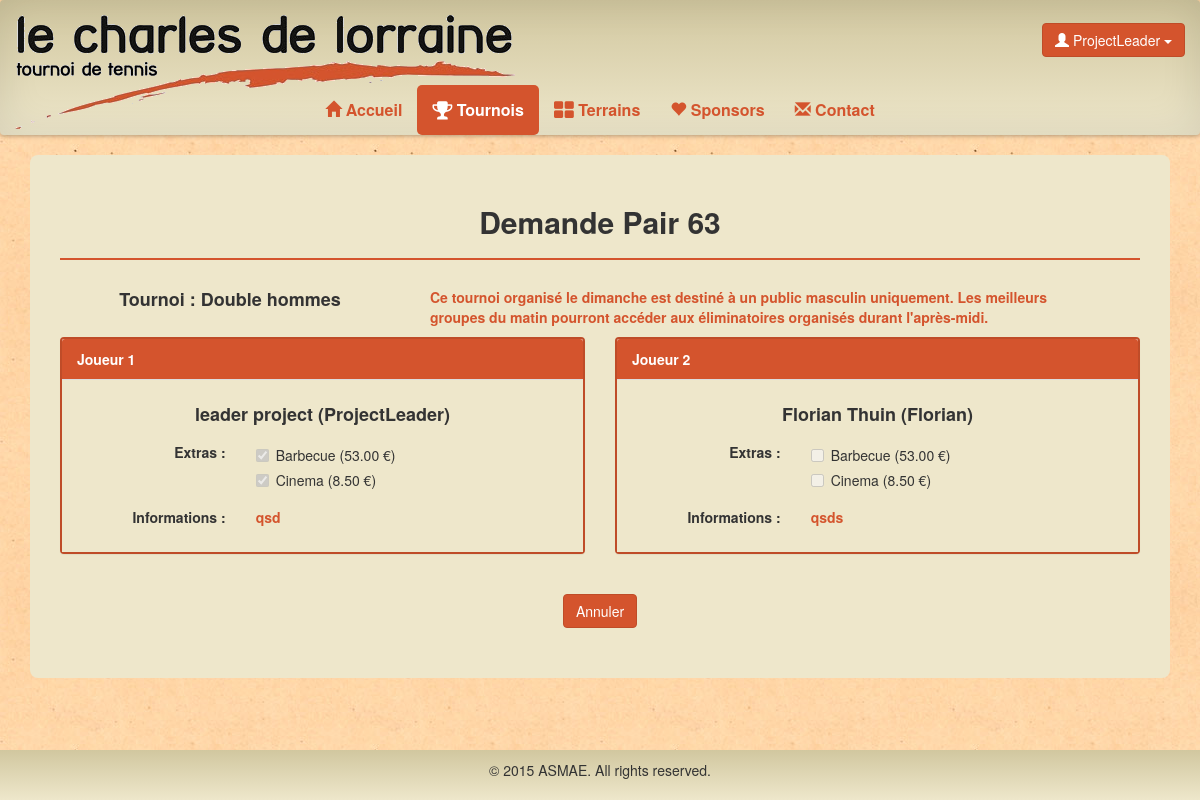
The app's page /tennis/tournoi/demande/Pair/63 (signed in) with its own data.
### tennis/models.py (models this page shows, shortened)
class Pair(models.Model):
	id = models.AutoField(primary_key=True)
	tournoi = models.ForeignKey(Tournoi)
	group = models.ForeignKey(Group, null=True, default=None)
	user1 = models.ForeignKey(User, related_name='user1')
	user2 = models.ForeignKey(User, related_name='user2')
	extra1 = models.ManyToManyField(Extra, related_name='extra1')
	extra2 = models.ManyToManyField(Extra, related_name='extra2')
	comment1 = models.TextField(null=True)
	comment2 = models.TextField(null=True)
	confirm = models.BooleanField(default=False)
	valid = models.BooleanField(default=False)
	pay = models.BooleanField(default=False)

class Tournoi(models.Model):
	nom = models.CharField(max_length=50,primary_key=True)
	description = models.TextField(null=True)
	jour = models.CharField(max_length=50)

class Participant(models.Model):
	user = models.OneToOneField(User,null=True)
	titre = models.CharField(max_length=5)
	nom = models.CharField(max_length=30)
	prenom = models.CharField(max_length=30)
	rue = models.CharField(max_length=100)
	numero = models.CharField(max_length=10)
	boite = models.CharField(max_length=10,null=True)
	codepostal = models.CharField(max_length=10)
	localite = models.CharField(max_length=30)
	telephone = models.CharField(max_length=30,null=True)
	fax = models.CharField(max_length=30,null=True)
	gsm = models.CharField(max_length=30,null=True)
	datenaissance = models.DateTimeField(null=True)
	classement = models.CharField(max_length=10,null=True)
	oldparticipant = models.BooleanField(default=False)
	isGroupLeader = models.BooleanField(default=False)

class Extra(models.Model):
	id = models.AutoField(primary_key=True)
	nom = models.CharField(max_length=30)
	prix = models.DecimalField(max_digits=11,decimal_places=2)
	commentaires = models.TextField(null=True)

### tennis/views.py (the view)
# urls.py: url(r'^tournoi/demande/Pair/(\d+)$','cancelPair'),
def cancelPair(request,id):
	pair = Pair.objects.filter(id=id)
	if len(pair) <1:
		return redirect(reverse(tournoi))
	pair = Pair.objects.filter(id=id)[0]
	if pair.user1 != request.user:
		return redirect(reverse(tournoi))
	if request.method == "POST":
		pair.delete()
		return redirect(reverse(tournoi))
	if request.user.is_authenticated():
		extra1 = pair.extra1.all()
		Ex = Extra.objects.all()
		extranot1 = list()
		for elem in Ex:
			contained = False
			for el in extra1:
				if elem.id == el.id:
					contained = True
			if contained == False:
				extranot1.append(Extra.objects.filter(id=elem.id)[0])
		return render(request,'tennis/cancelPair.html',locals())
	return redirect(reverse(home))

### tennis/templates/tennis/cancelPair.html (shortened to what this page needs)
{% extends "tennis/tournoi.html" %}
{% block body %}
<div class="container">
	<div class="content-box">
		<h2 class="center">Demande Pair {{ pair.id }}</h2>
		<hr class="line">
		<div class="row">
			<div class="col-sm-4 col-sm-offset-0">
				<h4 class="center">Tournoi : {{ pair.tournoi.nom }}</h4>
			</div>
			<div class="col-sm-7">
				<p class="info">{{ pair.tournoi.description }}</p>
			</div>
		</div>
		<div class="row">
			<div class="col-lg-6">
				<div class="panel panel-default">
					<div class="panel-heading">Joueur 1</div>
					<div class="panel-body">
						<h4 class="center">{{ pair.user1.participant.prenom }} {{ pair.user1.participant.nom }} ({{ pair.user1.username }})</h4>
						<div class="form-group">
					      <label class="info control-label col-sm-4" for="username">Extras : </label>
					      <div class="col-sm-8">
					      		{% for extra in extra1 %}
					      	<div class="checkbox">
						      <label><input type="checkbox" value="{{ extra.id }}" disabled checked>{{ extra.nom }} ({{ extra.prix }} €)</label>
						    </div>
						    {% endfor %}
					      </div>
					    </div>
						<div class="form-group">
					      <label class="info control-label col-sm-4" for="username">Informations : </label>
					      <div class="col-sm-8">
					      	<p class="info">{% if pair.comment1 %}{{ pair.comment1 }}{% else %} - {% endif %}</p>
					      </div>
					    </div>
					</div>
				</div>
			</div>
			<div class="col-lg-6">
				<div class="panel panel-default">
					<div class="panel-heading">Joueur 2</div>
					<div class="panel-body">
						<h4 class="center">{{ pair.user2.participant.prenom }} {{ pair.user2.participant.nom }} ({{ pair.user2.username }})</h4>
						<div class="form-group">
					      <label class="info control-label col-sm-4" for="username">Extras : </label>
					      <div class="col-sm-8">
					      	{% for extra in extra1 %}
					      	<div class="checkbox">
						      <label><input type="checkbox" value="{{ extra.id }}" disabled >{{ extra.nom }} ({{ extra.prix }} €)</label>
						    </div>
						    {% endfor %}
					      </div>
					    </div>
						<div class="form-group">
					      <label class="info control-label col-sm-4" for="username">Informations : </label>
					      <div class="col-sm-8">
					      	<p class="info">{% if pair.comment2 %}{{ pair.comment2 }}{% else %} - {% endif %}</p>
					      </div>
					    </div>
					</div>
				</div>
			</div>
		</div>
		<div style="margin-top:20px;">
			<form role="form" method="post" action="{% url "tennis.views.cancelPair" pair.id %}">
				<button class="btn-default btn center-block" name="action" value="refuses">Annuler</button>
			</form>
		</div>
	</div>
</div>
{% endblock %}

### tennis/templates/tennis/base.html (shortened to what this page needs)
<!DOCTYPE html>
<html lang="fr">
<head>
    {% load static from staticfiles %}
  <link rel="stylesheet" type="text/css" href="{% static 'tennis/css/tennis.css' %}">
  <link rel="stylesheet" href="http://maxcdn.bootstrapcdn.com/bootstrap/3.3.5/css/bootstrap.min.css">
  <link rel="stylesheet" href="https://maxcdn.bootstrapcdn.com/font-awesome/4.4.0/css/font-awesome.min.css">
</head>
<body>
      <nav class="effect6 navbar navbar-default" role="navigation">
        <div class="container-fluid">
          <div class="navbar-header" style="width:100%;">
            <a class="navbar-brand navbar-img" style="padding-bottom:70px;" href="{% url "tennis.views.home" %}"><img src="{% static 'tennis/img/logo.png' %}"></a>
            <div class="username btn-group pull-right navbar-btn">
              {% if user.is_authenticated %}
              <button class="btn btn-default dropdown-toggle" type="button" data-toggle="dropdown"><span class="glyphicon glyphicon-user" aria-hidden="true"></span> {{ user.username }}
                <span class="caret"></span></button>
              {% endif %}
            </div>
          </div>
          <div class="collapse navbar-collapse" id="bs-example-navbar-collapse-1">
            <ul class="nav navbar-nav">
              <li {% block nav-home %}{% endblock %}><a href="{% url "tennis.views.home" %}"><span class="glyphicon glyphicon-home" aria-hidden="true"></span> Accueil</a></li>
              {% if user.is_authenticated %}
              <li {% block nav-tournoi %}{% endblock %}><a href="{% url "tennis.views.tournoi" %}"><i class="fa fa-trophy fa-lg"></i> Tournois</a></li>
              <li {% block nav-terrain %}{% endblock %}><a href="{% url "tennis.views.terrain" %}"><i class="fa fa-th-large fa-lg"></i> Terrains</a></li>
              {% endif %}
              <li {% block nav-sponsors %}{% endblock %}><a href="{% url "tennis.views.sponsors" %}"><span class="glyphicon glyphicon-heart" aria-hidden="true"></span> Sponsors</a></li>
              <li {% block nav-contact %}{% endblock %}><a href="{% url "tennis.views.contact" %}"><span class="glyphicon glyphicon-envelope" aria-hidden="true"></span> Contact</a></li>
              </ul>
          </div>
        </div>
      </nav>
    <div class="demo">
      {% block body %}
     {% endblock %}
    </div>
    <div class="footer" id="foot01"></div>
</body>
</html

### tennis/static/tennis/css/tennis.css (style rules this page uses)
html { height: 100%; box-sizing: border-box; }
*, *:before, *:after { box-sizing: inherit; }
body { position: relative; margin: 0; padding-bottom: 6rem; min-height: 100%; font-family: "Helvetica Neue", Arial, sans-serif; }
body, html { background-image: url("../img/bg.jpg"); }
h1, h2, h3, h4, h5, h6 { font-weight: bold !important; }
nav { font-size: 16px; background-color: rgba(238, 231, 203, 1); background: -webkit-linear-gradient(top, rgba(209, 199, 159, 1) 0%, rgba(238, 231, 203, 1) 100%); background: linear-gradient(to bottom, rgba(209, 199, 159, 1) 0%, rgba(238, 231, 203, 1) 100%); border-bottom-width: 0px!important; border-width: 0px!important; }
.effect6 { position:relative; -webkit-box-shadow:0 1px 4px rgba(0, 0, 0, 0.3), 0 0 40px rgba(0, 0, 0, 0.1) inset; -moz-box-shadow:0 1px 4px rgba(0, 0, 0, 0.3), 0 0 40px rgba(0, 0, 0, 0.1) inset; box-shadow:0 1px 4px rgba(0, 0, 0, 0.3), 0 0 40px rgba(0, 0, 0, 0.1) inset; }
.effect6:before, .effect6:after { content:""; position:absolute; z-index:-1; -webkit-box-shadow:0 0 20px rgba(0,0,0,0.8); -moz-box-shadow:0 0 20px rgba(0,0,0,0.8); box-shadow:0 0 20px rgba(0,0,0,0.8); top:50%; bottom:0; left:10px; right:10px; -moz-border-radius:100px / 10px; border-radius:100px / 10px; }
.effect6:after { right:10px; left:auto; -webkit-transform:skew(8deg) rotate(3deg); -moz-transform:skew(8deg) rotate(3deg); -ms-transform:skew(8deg) rotate(3deg); -o-transform:skew(8deg) rotate(3deg); transform:skew(8deg) rotate(3deg); }
.navbar-default .navbar-brand { color: black !important; }
.navbar-default .navbar-nav > li > a { color: #D4542D !important; font-weight: bold; }
.navbar-default .navbar-nav > .active > a, .navbar-default .navbar-nav > .active > a:hover, .navbar-default .navbar-nav > .active > a:focus { color: white !important; background-color: #D4542D !important; border-radius: 5px; }
.username, .navbar-img { display: none !important; }
@media (min-width:768px) { .username, .navbar-img { display: inherit!important; float:right; padding-top:15px; text-align: right; } }
@media (min-width:768px) { .navbar-img { display: inherit; } }
@media (min-width:768px) { .navbar .navbar-nav { display: inline-block; float: none; vertical-align: top; } }
@media (min-width:768px) { .navbar .navbar-collapse { text-align: center; } }
.content-box { background-color: rgba(238, 231, 203, 1); border-radius: 8px; padding-top: 30px; padding-bottom: 50px; padding-right: 30px; padding-left: 30px; margin-bottom: 15px; }
.center { text-align:center; }
.btn-default { background-color: #D4542D !important; border-color: #BF4C28 !important; color:white !important; }
hr.line { border-color: #D4542D; border-width: 2px; }
.panel-body { background-color: rgba(238, 231, 203, 1); }
.panel-heading { background-color: #D4542D !important; color: white !important; font-weight: bold; }
.panel-default { border: solid 2px #BF4C28 !important; }
p.info { padding-top: 7px; font-weight: bold; color: #D4542D; }
label.info { padding-top: 7px; text-align: right; }
.footer { position: absolute; right: 0; bottom: 0; left: 0; padding: 1rem; background-color: rgba(238, 231, 203, 1); background: -webkit-linear-gradient(top, rgba(209, 199, 159, 1) 0%, rgba(238, 231, 203, 1) 100%); background: linear-gradient(to bottom, rgba(209, 199, 159, 1) 0%, rgba(238, 231, 203, 1) 100%); text-align: center; }

### records on screen
Pair: id "63", tournoi.nom "Double hommes", tournoi.description "Ce tournoi organisé le dimanche est destiné à un public masculin uniquement. Les meilleurs groupes du matin pourront accéder aux éliminatoires organisés durant l'après-midi.", user1.participant.prenom "leader", user1.participant.nom "project", user1.username "ProjectLeader", comment1 "qsd", user2.participant.prenom "Florian", user2.participant.nom "Thuin", user2.username "Florian", comment2 "qsds"
Extra: nom "Barbecue", prix "53.00"
Extra: nom "Cinema", prix "8.50"

### other values on screen
{{ user.username }} "ProjectLeader"
